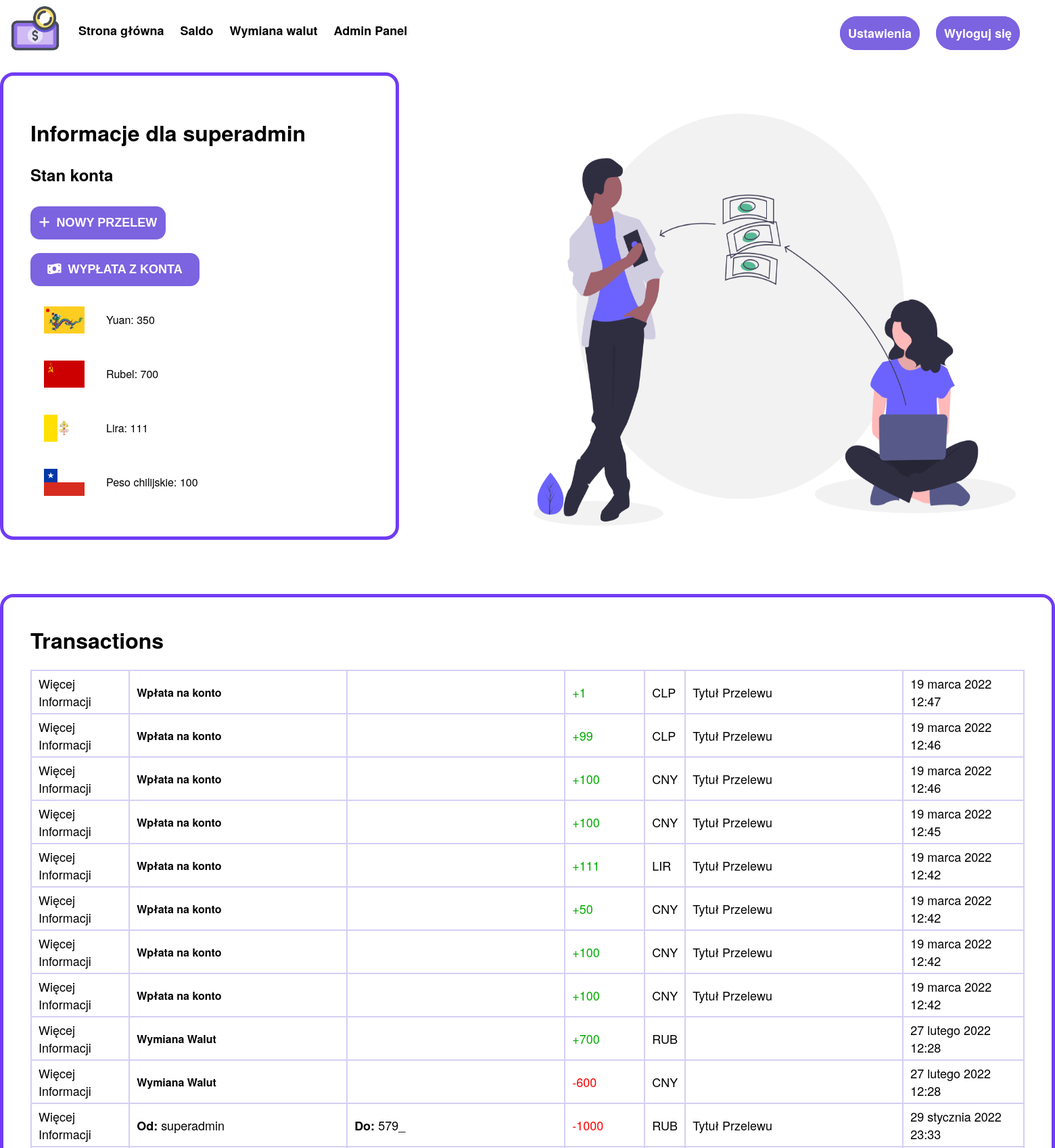
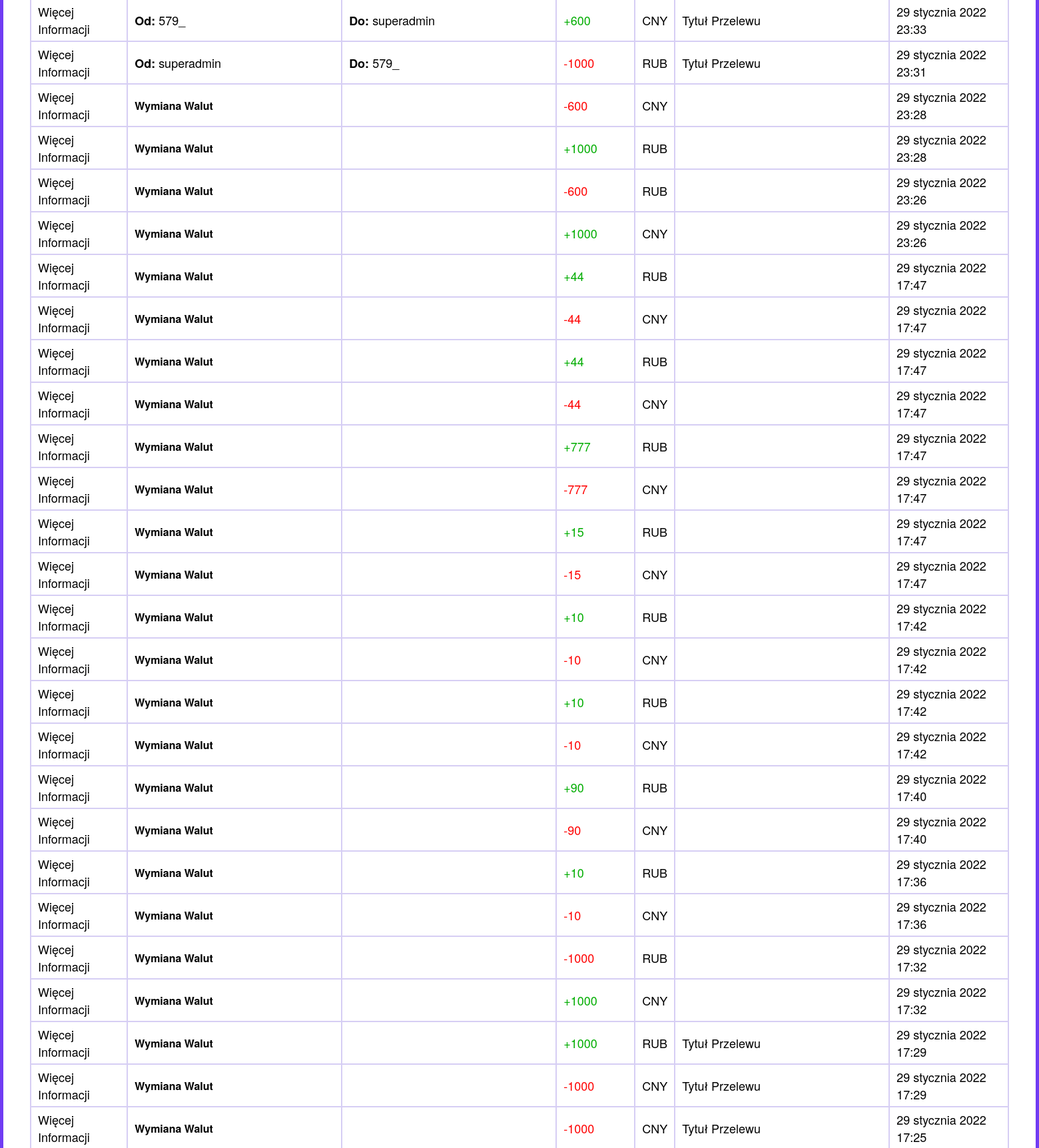
The page /saldo/ (signed in, upper part) on the database its author committed (2 pictures, top to bottom).
### account/models.py (models this page shows, shortened)
class Account(AbstractBaseUser):
    username            = models.CharField(verbose_name="username", max_length=32, unique=True)
    discord_id          = models.CharField(verbose_name="discord_id", max_length=32, unique=False, blank=True)
    email               = models.EmailField(verbose_name="email", max_length=100, unique=False, blank=True)
    cny                 = models.IntegerField(verbose_name="Yuan", default=0)
    rub                 = models.IntegerField(verbose_name="Rubel", default=0)
    lir                 = models.IntegerField(verbose_name="Lira", default=0)
    clp                 = models.IntegerField(verbose_name="Peso chilijskie", default=0)
    tp                  = models.IntegerField(verbose_name="Peso tarpijskie", default=0)
    date_joined         = models.DateTimeField(verbose_name='date joined', auto_now_add=True)
    last_login          = models.DateTimeField(verbose_name='last login', auto_now_add=True)
    is_admin            = models.BooleanField(default=False)
    is_active           = models.BooleanField(default=True)
    is_staff            = models.BooleanField(default=False)
    is_superuser        = models.BooleanField(default=False)
    is_organization     = models.BooleanField(default=False)
    USERNAME_FIELD = 'username'
    objects = MyAccountMenager()
    def __str__(self):
        return self.username

### transactions/models.py (models this page shows, shortened)
class Transaction(models.Model):
    WALUTY = (
        ('CNY', 'Yuan'),
        ('RUB', 'Rubel'),
        ('LIR', 'Lira'),
        ('CLP', 'Peso chilijskie'),
    )
    transaction_id      = models.BigAutoField(verbose_name="Id Tranzakcji", primary_key=True)
    sender_id           = models.ForeignKey(Account, blank=True, null=True, on_delete=models.SET_NULL, related_name='Nadawca')
    reciver_id          = models.ForeignKey(Account, null=True, on_delete=models.SET_NULL, related_name='Odbiorca')
    kwota               = models.PositiveIntegerField(verbose_name="Kwota", blank=False, default=0)
    waluta              = models.CharField(verbose_name="Waluta", max_length=32, unique=False, choices=WALUTY)
    data_transakcji     = models.DateTimeField(verbose_name='Data Transakcji', auto_now_add=True)
    typ                 = models.PositiveIntegerField(verbose_name="Typ transakcji", default=0)
    title               = models.CharField(verbose_name="Tytuł przelewu", max_length=100, unique=False, default="Tytuł Przelewu")

### transactions/views.py (the view, shortened to what this page needs)
# urls.py: path('saldo/', transactions_viev, name="transactions"),
def transactions_viev(request):
    if not request.user.is_authenticated:
        return redirect("login")
    sent_transactions = Transaction.objects.filter(Q(sender_id  = request.user.id) | Q(reciver_id = request.user.id)).order_by('data_transakcji')
    form = NewTransaction()
    withdraw_form = Withdraw()
    context = {
            'sent_transactions' : reversed(sent_transactions),
            'transaction_form' : form,
            'withdraw_form' : withdraw_form
        }
    is_ajax = request.META.get('HTTP_X_REQUESTED_WITH') == 'XMLHttpRequest'
    if is_ajax:
        term = request.GET['q']
        reciver_id = Account.objects.all().filter(username__icontains=term)
        return JsonResponse(list(reciver_id.values()), safe=False)
    return render(request, 'transactions/transactions.html', context)

### transactions/templates/transactions/transactions.html (shortened to what this page needs)
{% extends 'main/base.html' %}
{%block head %}
{% load static %}
<link rel="stylesheet" type="text/css" href="{% static 'main/base.css' %}">
<link rel="stylesheet" type="text/css" href="{% static 'transactions/transactions.css' %}">
<link href="https://cdn.jsdelivr.net/npm/select2@4.1.0-beta.1/dist/css/select2.min.css" rel="stylesheet"/>
<link rel="stylesheet" href="https://cdnjs.cloudflare.com/ajax/libs/font-awesome/6.0.0-beta3/css/all.min.css" />
{% endblock %}
{% block content %}
<div class="content">
  <div class="wrapper">
    <div class="info-container">
      <div class="informacje">
        <h1>Informacje dla {{request.user.username}}</h1>
        <h2>Stan konta</h2>
        <div>
          <button onclick="togglePopup()" class="buton-przelew nowy-przelew"><i class="fas fa-plus"></i>Nowy Przelew</button>
        </div>
        <div class="flexBlock buttongroup">
          <button onclick="togglePopup2()" class="buton-przelew button-wyplata"><i class="fas fa-money-bill-wave"></i>Wypłata z konta</button>
        </div>
        <div class="informacje-inner-container"><img src="{% static 'transactions/images/flags/Flag_of_China.svg' %}" class="country-flag"><div class="waluta-kwota">Yuan:  {{request.user.cny}}</div></div>
        <div class="informacje-inner-container"><img src="{% static 'transactions/images/flags/Flag_of_Soviet_Union.svg' %}" class="country-flag"><div class="waluta-kwota">Rubel: {{request.user.rub}}</div></div>
        <div class="informacje-inner-container"><img src="{% static 'transactions/images/flags/Flag_of_Vatican_City.svg' %}" class="country-flag"><div class="waluta-kwota">Lira: {{request.user.lir}}</div></div>
        <div class="informacje-inner-container"><img src="{% static 'transactions/images/flags/Flag_of_Chile.svg' %}" class="country-flag"><div class="waluta-kwota">Peso chilijskie: {{request.user.clp}}</div></div>
      </div>
      <img src="{% static 'transactions/images/money_transfer.png'%}" class="img-money-transfer">
    </div>
    <div class="transactions">
      <h1>Transactions</h1>
      <table>
        {% for transaction in sent_transactions %}
        <tr>
        <td><a href="{% url "inspect-transaction" transaction.transaction_id %}">Więcej Informacji</a></td>
        {% if transaction.typ == 0 %}
          {% if transaction.sender_id is not None %}
          <td class="from"><a><bold>Od: </bold>{{transaction.sender_id}}</a></td>
          {% else %}
          <td class="from"><a><bold>Od: </bold>Użytkownik usunięty</a></td>
          {% endif %}
          {% if transaction.reciver_id is not None %}
          <td class="to"><a><bold>Do: </bold>{{transaction.reciver_id}}</a></td>
          {% else %}
          <td class="to"><a><bold>Do: </bold>Użytkownik usunięty</a></td>
          {% endif %}
        {% elif transaction.typ == 1 %}
        <td class="from"><bold>Wpłata na konto</bold></td><td class="to"></td>
        {% elif transaction.typ == 2 %}
        <td class="from"><bold>Wypłata z konta</bold></td><td class="to"></td>
        {% elif transaction.typ == 3 %}
        <td class="from"><bold>Wymiana Walut</bold></td><td class="to"></td>
        {% endif %}
        {% if transaction.sender_id == request.user %}
          <td><a style="color: red;">-{{transaction.kwota}}</a></td>
        {% else %}
          <td><a style="color: rgb(0, 173, 0);">+{{transaction.kwota}}</a></td>
        {% endif %}
        <td><a>{{transaction.waluta}}</a></td>
        {% if transaction.typ == 0 or 2 %}
        <td class="title"><a>{{transaction.title}}</a></td>
        {% else %}
        <td></td>
        {% endif %}
        <td class="data"><a>{{transaction.data_transakcji}}</a></td>
        </tr>
        {% endfor %}
      </table>
    </div>
  </div>
</div>
{% endblock %}

### main/static/main/base.css (style rules this page uses)
body { margin: 0 0 0 0; font-family: "Helvetica W02 Roman","Helvetica Neue",Helvetica,Arial,sans-serif; background: white; }
a { text-decoration:none; color: white; font-size: 18px; font-family: "Helvetica W02 Roman","Helvetica Neue",Helvetica,Arial,sans-serif; }
img { height: 80px; width: auto; }
.flexBlock { display:flex; justify-content: space-between; align-items:center; white-space: nowrap }

### transactions/static/transactions/transactions.css (style rules this page uses)
.content { position: absolute; width: 100%; height: auto; }
.buton-przelew { width: 150px; height: 49px; outline: none; border: none; border-radius: 14px; background-color: #7c63e0; color: white; text-transform: uppercase; font-weight: 600; margin: 10px 0; transition: background-color 0.5s; cursor: pointer; }
.buton-przelew i { margin-right: 7px; }
.info-container { width: 1580px; height: auto; background: #FFF; margin: 0 auto; margin-bottom: 40px; justify-content: space-between; display: flex; }
.informacje { width: auto; max-width: 40%; min-width: 500px; height: auto; background: #FFF; margin-bottom: 40px; padding: 40px; border-radius: 20px; border: 5px solid #703cf3; display: inline-block; }
.informacje .informacje-inner-container { display: flex; justify-content: space-between; padding: 20px; }
.waluta-kwota { width: 80%; line-height: 40px; }
.country-flag { height: 40px; max-width: 60px; width: auto; }
.nowy-przelew { font-size: 18px; width: 200px; }
.nowy-przelew i { font-size: 18px; font-weight: 9000; margin-right: 10px; }
.button-wyplata { font-size: 18px; width: 250px; height: 49px; }
.button-wyplata i { font-size: 18px; margin-right: 10px; }
.img-money-transfer { width: 55%; height: auto; }
.transactions { max-width: 1500px; height: auto; max-height: 70vh; background: #FFF; margin: 0 auto; margin-bottom: 40px; padding: 40px; overflow-x: hidden; overflow-y: auto; border-radius: 20px; border: 5px solid #703cf3; }
.transactions h1 { width: 300px; margin-top: 0px; }
.transactions table { justify-content: space-between; width: 100%; height: auto; }
table, td, th { border: 2px solid #d6cef4; border-collapse: collapse; }
td { max-width: 300px; overflow-wrap: break-word; }
table { margin: 0 !important; }
td { padding: 5px 10px 5px; }
.transactions a { color: black; }
bold { font-weight: 600; }

### rows shown on the page
Account: user.username "superadmin", user.cny "350", user.rub "700", user.lir "111", user.clp "100"
Transaction: typ "Wpłata na konto"
Transaction: typ "Wpłata na konto"
Transaction: typ "Wpłata na konto"
Transaction: typ "Wpłata na konto"
Transaction: typ "Wpłata na konto"
Transaction: typ "Wpłata na konto"
Transaction: typ "Wpłata na konto"
Transaction: typ "Wpłata na konto"
Transaction: typ "Wymiana Walut"
Transaction: typ "Wymiana Walut"
Transaction: typ "Wymiana Walut"
Transaction: typ "Wymiana Walut"
Transaction: typ "Wymiana Walut"
Transaction: typ "Wymiana Walut"
Transaction: typ "Wymiana Walut"
Transaction: typ "Wymiana Walut"
Transaction: typ "Wymiana Walut"
Transaction: typ "Wymiana Walut"
Transaction: typ "Wymiana Walut"
Transaction: typ "Wymiana Walut"
Transaction: typ "Wymiana Walut"
Transaction: typ "Wymiana Walut"
Transaction: typ "Wymiana Walut"
Transaction: typ "Wymiana Walut"
Transaction: typ "Wymiana Walut"
Transaction: typ "Wymiana Walut"
Transaction: typ "Wymiana Walut"
Transaction: typ "Wymiana Walut"
Transaction: typ "Wymiana Walut"
Transaction: typ "Wymiana Walut"
Transaction: typ "Wymiana Walut"
Transaction: typ "Wymiana Walut"
Transaction: typ "Wymiana Walut"
Transaction: typ "Wymiana Walut"
Transaction: typ "Wymiana Walut"
